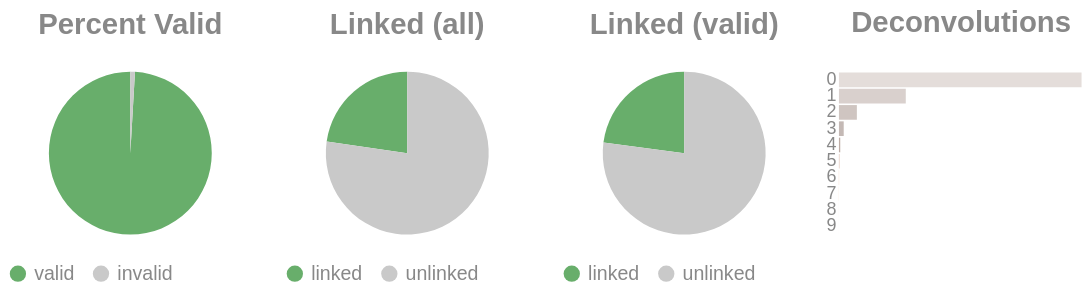

The code cell stored with this chart in its notebook:
### Code cell
if SKIPLR:
    pass
else:
    clash = Counter()
    for i in valids['molecule'].to_list():
        _mol = i.split("-")
        if len(_mol) == 1:
            clash.update('0')
        else:
            clash.update(_mol[-1])

    _d = {"deconvolutions": [], 'count': []}
    for k,v in clash.items():
        _d['deconvolutions'].append(k)
        _d['count'].append(v)

    tot_valid = valids['reads'].sum()
    mask = valids['reads'] >= 2
    n_linked_reads = valids.filter(mask)['reads'].sum()
    if n_linked_reads == 0:
        print_html("No linked molecules (>=2 reads) were detected; skipping linked-only distributions.")
        SKIPLR = True
    else:
        perc_valid = round(tot_valid / n_reads, 4)
        linked_perc_abs = round(n_linked_reads / n_reads, 4)
        linked_perc = round(n_linked_reads / tot_valid, 4)

    _valid = pl.DataFrame({"valids": ['valid', 'invalid'], "count": [tot_valid, n_reads - tot_valid]})
    _linked_abs = pl.DataFrame({"linked (absolute)": ['linked', 'unlinked'], "count": [n_linked_reads, n_reads - n_linked_reads]})
    _linked_rel = pl.DataFrame({"linked (valids)": ['linked', 'unlinked'], "count": [n_linked_reads, tot_valid - n_linked_reads]})

    (
        alt.hconcat(
            piechart(_valid, goodval = 'valid', title = "Percent Valid"),
            piechart(_linked_abs, goodval = "linked", title =  "Linked (all)"),
            piechart(_linked_rel, goodval = "linked", title =  "Linked (valid)"),
            convolutionbar(pl.DataFrame(_d), title = "Deconvolutions"),
            center = True,
            bounds = 'flush'
        )
        .resolve_scale(color='independent')
        .resolve_legend('independent')
        .properties(usermeta={'embedOptions': {"actions": False}})
    ).display()

### Figure 1 — Vega-Lite specification as saved in the notebook (floating-point values rounded to 4 significant figures)
{"width": "container", "height": 400, "config": {"title": {"anchor": "start", "dy": -15, "fontSize": 18, "color": "#888888", "subtitleColor": "#888888", "subtitleFontSize": 14}, "arc": {"fill": "#0072B2"}, "axis": {"domainColor": "#888888", "domainWidth": 0.5, "gridWidth": 0.2, "grid": false, "titleFontWeight": 400, "titleFontSize": 15, "labelFontSize": 11, "labelColor": "#888888", "tickColor": "#888888", "tickWidth": 0.2, "titleColor": "#888888"}, "axisBand": {"grid": false}, "axisX": {"grid": true, "tickSize": 10, "domainCap": "round"}, "axisY": {"domain": false, "grid": true, "tickSize": 0, "domainCap": "round"}, "background": "transparent", "header": {"labelFontSize": 15, "labelColor": "#888888", "titleFontSize": 15, "titleFontWeight": 600, "titleColor": "#888888"}, "legend": {"labelFont": "sans-serif", "labelFontSize": 12, "labelColor": "#888888", "symbolSize": 100, "symbolType": "circle", "titleFontSize": 12, "titlePadding": 10, "titleColor": "#888888", "title": null}, "range": {"category": ["#E69F00", "#56B4E9", "#009E73", "#F0E442", "#0072B2", "#D55E00", "#CC79A7", "#000000"], "diverging": ["#cfe8f3", "#a2d4ec", "#73bfe2", "#46abdb", "#1696d2", "#12719e"]}, "area": {"fill": "#0072B2", "fillOpacity": 0.7, "line": true, "strokeOpacity": 0.7}, "line": {"color": "#0072B2", "stroke": "#0072B2", "strokeWidth": 2}, "trail": {"color": "#0072B2", "stroke": "#0072B2", "strokeWidth": 0, "size": 1}, "point": {"filled": true, "fillOpacity": 1.0, "size": 95}, "text": {"color": "#888888", "fontSize": 11, "align": "right", "fontWeight": 400, "size": 11}, "bar": {"fill": "#0072B2", "stroke": null}, "view": {"stroke": null, "continuousWidth": 660, "continuousHeight": 400}}, "hconcat": [{"data": {"name": "data-f946ce075be9b6671fb7d4431ed2edfc"}, "mark": {"type": "arc"}, "encoding": {"color": {"field": "valids", "legend": {"orient": "bottom", "title": null}, "scale": {"domain": ["valid", "invalid"], "range": ["#68ae6b", "#C9C9C9"]}, "title": "Valids", "type": "nominal"}, "theta": {"field": "count", "type": "quantitative"}, "tooltip": [{"field": "valids", "title": "Valids", "type": "ordinal"}, {"field": "percent", "format": ".2%", "title": "Percent", "type": "quantitative"}, {"field": "count", "title": "Count", "type": "quantitative"}]}, "height": 100, "title": {"text": "Percent Valid", "align": "center", "anchor": "middle"}, "transform": [{"calculate": "datum.count / 12772859", "as": "percent"}], "width": 150}, {"data": {"name": "data-d3e76b457dea4db3491ee5ff1ceea1c8"}, "mark": {"type": "arc"}, "encoding": {"color": {"field": "linked (absolute)", "legend": {"orient": "bottom", "title": null}, "scale": {"domain": ["linked", "unlinked"], "range": ["#68ae6b", "#C9C9C9"]}, "title": "Linked (Absolute)", "type": "nominal"}, "theta": {"field": "count", "type": "quantitative"}, "tooltip": [{"field": "linked (absolute)", "title": "Linked (Absolute)", "type": "ordinal"}, {"field": "percent", "format": ".2%", "title": "Percent", "type": "quantitative"}, {"field": "count", "title": "Count", "type": "quantitative"}]}, "height": 100, "title": {"text": "Linked (all)", "align": "center", "anchor": "middle"}, "transform": [{"calculate": "datum.count / 12772859", "as": "percent"}], "width": 150}, {"data": {"name": "data-fe314b65360dd1bdcb7c1019139ff3fe"}, "mark": {"type": "arc"}, "encoding": {"color": {"field": "linked (valids)", "legend": {"orient": "bottom", "title": null}, "scale": {"domain": ["linked", "unlinked"], "range": ["#68ae6b", "#C9C9C9"]}, "title": "Linked (Valids)", "type": "nominal"}, "theta": {"field": "count", "type": "quantitative"}, "tooltip": [{"field": "linked (valids)", "title": "Linked (Valids)", "type": "ordinal"}, {"field": "percent", "format": ".2%", "title": "Percent", "type": "quantitative"}, {"field": "count", "title": "Count", "type": "quantitative"}]}, "height": 100, "title": {"text": "Linked (valid)", "align": "center", "anchor": "middle"}, "transform": [{"calculate": "datum.count / 12656191", "as": "percent"}], "width": 150}, {"data": {"name": "data-8158ab670ccc56cc0e1da9658ef23aaa"}, "mark": {"type": "bar"}, "encoding": {"color": {"field": "deconvolutions", "legend": null, "scale": {"scheme": "lightgreyred"}, "type": "nominal"}, "tooltip": [{"field": "deconvolutions", "title": "Deconvolutions", "type": "ordinal"}, {"field": "percent", "format": ".2%", "title": "Percent", "type": "quantitative"}, {"field": "count", "title": "Count", "type": "quantitative"}], "x": {"axis": null, "field": "count", "type": "quantitative"}, "y": {"field": "deconvolutions", "sort": "ascending", "title": null, "type": "nominal"}}, "height": 100, "title": {"text": "Deconvolutions", "align": "center", "anchor": "middle"}, "transform": [{"calculate": "datum.count / 10935365", "as": "percent"}], "width": 150}], "bounds": "flush", "center": true, "resolve": {"legend": {"angle": "independent"}, "scale": {"color": "independent"}}, "usermeta": {"embedOptions": {"actions": false}}, "$schema": "https://vega.github.io/schema/vega-lite/v6.4.1.json", "datasets": {"data-f946ce075be9b6671fb7d4431ed2edfc": [{"valids": "valid", "count": 12656191}, {"valids": "invalid", "count": 116668}], "data-d3e76b457dea4db3491ee5ff1ceea1c8": [{"linked (absolute)": "linked", "count": 2900025}, {"linked (absolute)": "unlinked", "count": 9872834}], "data-fe314b65360dd1bdcb7c1019139ff3fe": [{"linked (valids)": "linked", "count": 2900025}, {"linked (valids)": "unlinked", "count": 9756166}], "data-8158ab670ccc56cc0e1da9658ef23aaa": [{"deconvolutions": "0", "count": 7943642}, {"deconvolutions": "1", "count": 2188220}, {"deconvolutions": "2", "count": 586880}, {"deconvolutions": "3", "count": 156497}, {"deconvolutions": "4", "count": 42853}, {"deconvolutions": "5", "count": 12086}, {"deconvolutions": "6", "count": 3520}, {"deconvolutions": "7", "count": 1134}, {"deconvolutions": "8", "count": 385}, {"deconvolutions": "9", "count": 148}]}}
